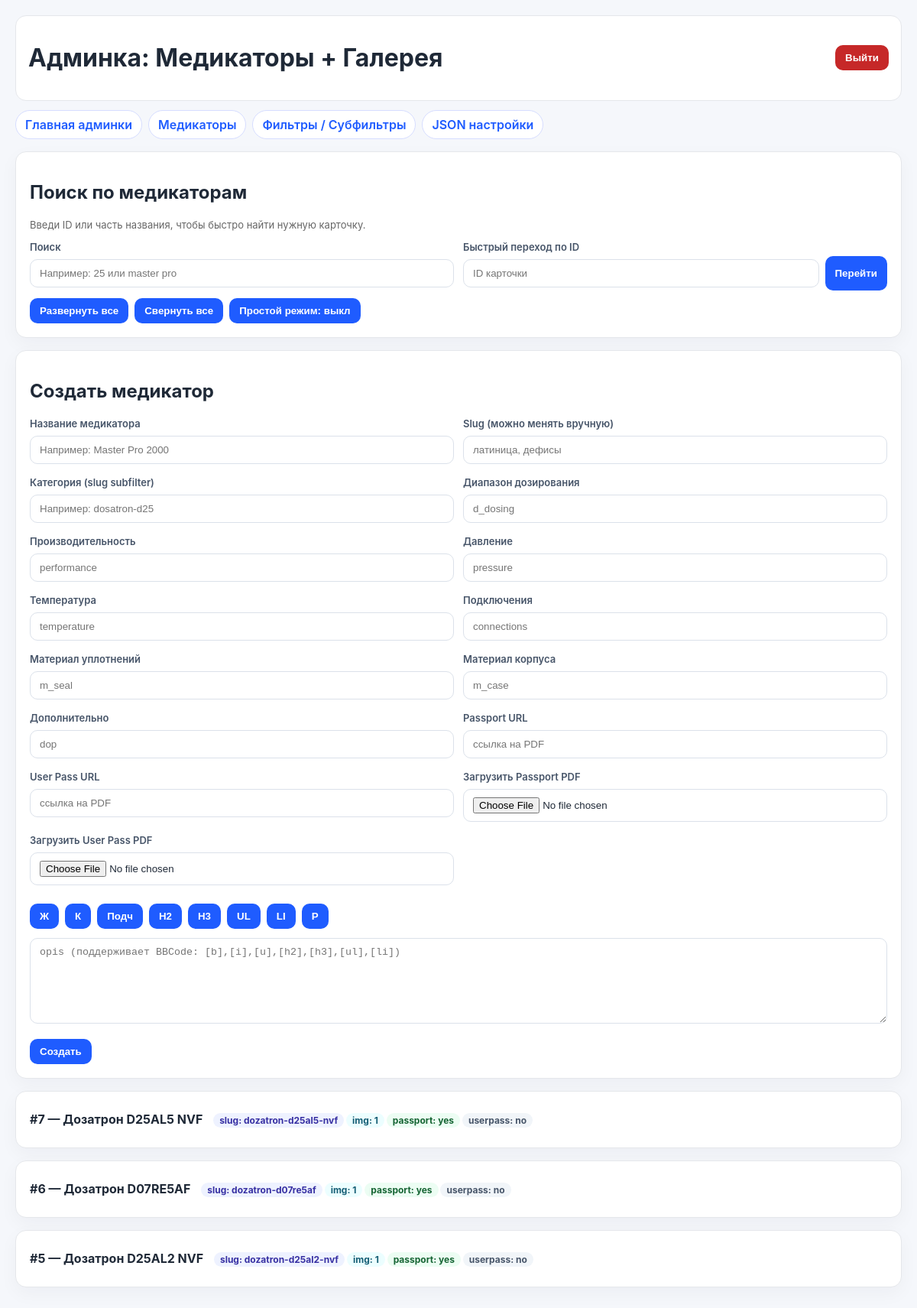
Page /admin/medicators (signed in) on the committed database.
### tables this page shows
CREATE TABLE `medicator` (
  `id` int(11) NOT NULL,
  `name` varchar(255) NOT NULL,
  `d_dosing` varchar(255) NOT NULL,
  `performance` varchar(255) NOT NULL,
  `pressure` varchar(255) NOT NULL,
  `temperature` varchar(255) NOT NULL,
  `connections` varchar(255) NOT NULL,
  `m_seal` varchar(255) NOT NULL,
  `m_case` varchar(255) NOT NULL,
  `dop` varchar(255) NOT NULL,
  `passport` varchar(255) DEFAULT NULL,
  `user_pass` varchar(255) DEFAULT NULL,
  `opis` varchar(2555) NOT NULL,
  `filtr` varchar(255) NOT NULL,
  `slug` varchar(255) DEFAULT NULL
);

### admin/medicators.php (called while the page is built)
<?php
require_once __DIR__ . '/medicators_v2.php';

### admin/medicators_v2.php (the view, shortened to what this page needs)
<?php
require_once __DIR__ . '/bootstrap.php';
$medicators = $mysqli->query("SELECT * FROM medicator ORDER BY id DESC");
?>
<div class="card">
    <h2>Поиск по медикаторам</h2>
    <p class="muted">Введи ID или часть названия, чтобы быстро найти нужную карточку.</p>
    <div class="grid">
        <div>
            <label>Поиск</label>
            <input id="medicatorSearch" placeholder="Например: 25 или master pro">
        </div>
        <div>
            <label>Быстрый переход по ID</label>
            <div style="display:flex;gap:8px;">
                <input id="medicatorJumpId" placeholder="ID карточки">
                <button type="button" id="medicatorJumpBtn">Перейти</button>
            </div>
        </div>
    </div>
    <div style="display:flex;gap:8px;flex-wrap:wrap;margin-top:10px;">
        <button type="button" id="expandAllMedicators">Развернуть все</button>
        <button type="button" id="collapseAllMedicators">Свернуть все</button>
        <button type="button" id="toggleSimpleMode">Простой режим: выкл</button>
    </div>
</div>
<div class="card">
    <h2>Создать медикатор</h2>
    <form method="post" class="grid" enctype="multipart/form-data">
        <div>
            <label>Название медикатора</label>
            <input name="name" class="slug-source" placeholder="Например: Master Pro 2000" required data-slug-target="slug_create">
        </div>
        <div>
            <label>Slug (можно менять вручную)</label>
            <input id="slug_create" name="slug" class="slug-target" placeholder="латиница, дефисы">
        </div>
        <div>
            <label>Категория (slug subfilter)</label>
            <input name="filtr" list="subfilter_list" placeholder="Например: dosatron-d25" required>
        </div>
        <div class="advanced-field"><label>Диапазон дозирования</label><input name="d_dosing" placeholder="d_dosing"></div>
        <div class="advanced-field"><label>Производительность</label><input name="performance" placeholder="performance"></div>
        <div class="advanced-field"><label>Давление</label><input name="pressure" placeholder="pressure"></div>
        <div class="advanced-field"><label>Температура</label><input name="temperature" placeholder="temperature"></div>
        <div class="advanced-field"><label>Подключения</label><input name="connections" placeholder="connections"></div>
        <div class="advanced-field"><label>Материал уплотнений</label><input name="m_seal" placeholder="m_seal"></div>
        <div class="advanced-field"><label>Материал корпуса</label><input name="m_case" placeholder="m_case"></div>
        <div class="advanced-field"><label>Дополнительно</label><input name="dop" placeholder="dop"></div>
        <div class="advanced-field"><label>Passport URL</label><input name="passport" placeholder="ссылка на PDF"></div>
        <div class="advanced-field"><label>User Pass URL</label><input name="user_pass" placeholder="ссылка на PDF"></div>
        <div class="advanced-field"><label>Загрузить Passport PDF</label><input type="file" name="passport_file" accept=".pdf,application/pdf"></div>
        <div class="advanced-field"><label>Загрузить User Pass PDF</label><input type="file" name="user_pass_file" accept=".pdf,application/pdf"></div>
        <div style="grid-column:1/-1;">
            <div style="display:flex;gap:8px;flex-wrap:wrap;margin:8px 0;">
                <button type="button" class="bb-btn" data-open="[b]" data-close="[/b]">Ж</button>
                <button type="button" class="bb-btn" data-open="[i]" data-close="[/i]">К</button>
                <button type="button" class="bb-btn" data-open="[u]" data-close="[/u]">Подч</button>
                <button type="button" class="bb-btn" data-open="[h2]" data-close="[/h2]">H2</button>
                <button type="button" class="bb-btn" data-open="[h3]" data-close="[/h3]">H3</button>
                <button type="button" class="bb-btn" data-open="[ul]" data-close="[/ul]">UL</button>
                    <button type="button" class="bb-btn" data-open="[li]" data-close="[/li]">LI</button>
                    <button type="button" class="bb-btn" data-open="[p]" data-close="[/p]">P</button>
            </div>
            <textarea name="opis" class="opis-textarea" rows="6" placeholder="opis (поддерживает BBCode: [b],[i],[u],[h2],[h3],[ul],[li])"></textarea>
        </div>
        <div style="grid-column:1/-1;">
            <button type="submit">Создать</button>
        </div>
    </form>
</div>
<?php if ($medicators): ?>
    <?php while ($m = $medicators->fetch_assoc()): ?>
        <?php $images = $mysqli->query("SELECT * FROM medicator_img WHERE medicator_id=" . (int)$m['id'] . " ORDER BY sort ASC, id ASC"); ?>
        <div class="card medicator-item" data-mid="<?= (int)$m['id'] ?>" data-mname="<?= htmlspecialchars(strtolower($m['name'] ?? '')) ?>">
            <details>
                <summary style="cursor:pointer;font-weight:700;">
                    #<?= (int)$m['id'] ?> — <?= htmlspecialchars($m['name']) ?>
                    <span style="margin-left:10px;font-size:12px;color:#475569;">
                        <?php
                        $imgCount = $images ? (int)$images->num_rows : 0;
                        $hasPassport = !empty($m['passport']);
                        $hasUserPass = !empty($m['user_pass']);
                        ?>
                        <span style="display:inline-block;padding:2px 8px;border-radius:999px;background:#eef2ff;color:#3730a3;">slug: <?= htmlspecialchars($m['slug'] ?? '-') ?></span>
                        <span style="display:inline-block;padding:2px 8px;border-radius:999px;background:#ecfeff;color:#155e75;">img: <?= $imgCount ?></span>
                        <span style="display:inline-block;padding:2px 8px;border-radius:999px;background:<?= $hasPassport ? '#ecfdf3' : '#f1f5f9' ?>;color:<?= $hasPassport ? '#166534' : '#475569' ?>;">passport: <?= $hasPassport ? 'yes' : 'no' ?></span>
                        <span style="display:inline-block;padding:2px 8px;border-radius:999px;background:<?= $hasUserPass ? '#ecfdf3' : '#f1f5f9' ?>;color:<?= $hasUserPass ? '#166534' : '#475569' ?>;">userpass: <?= $hasUserPass ? 'yes' : 'no' ?></span>
                    </span>
                </summary>
            </details>
        </div>
    <?php endwhile; ?>
<?php endif; ?>

### admin/bootstrap.php (style rules this page uses)
body { font-family: Inter, Arial, sans-serif; background: #f5f7fb; margin: 0; color: #1f2937; }
.card { background: #fff; border-radius: 14px; padding: 18px; margin: 16px 0; border: 1px solid #e5e7eb; box-shadow: 0 8px 24px rgba(15, 23, 42, 0.04); }
.grid { display: grid; grid-template-columns: repeat(2, minmax(260px,1fr)); gap: 12px; }
label { display:block; font-size:13px; margin-bottom: 4px; color:#475569; font-weight:600; }
input, textarea, select { width: 100%; padding: 10px 12px; margin: 4px 0; box-sizing: border-box; border:1px solid #dbe1ea; border-radius: 10px; background:#fff; }
button { padding: 9px 13px; border: 0; border-radius: 10px; background: #1f5cff; color: #fff; cursor: pointer; font-weight:600; }
.muted { color: #666; font-size: 13px; }
details > summary { list-style: none; padding: 8px 0; }

### rows in the picture
medicator: id "7", name "Дозатрон D25AL5 NVF", slug "dozatron-d25al5-nvf", imgCount "1", shows "yes", user_pass "no"
medicator: id "6", name "Дозатрон D07RE5AF", slug "dozatron-d07re5af", imgCount "1", shows "yes", user_pass "no"
medicator: id "5", name "Дозатрон D25AL2 NVF", slug "dozatron-d25al2-nvf", imgCount "1", shows "yes", user_pass "no"

### other values in the picture
$title "Админка: Медикаторы + Галерея"
